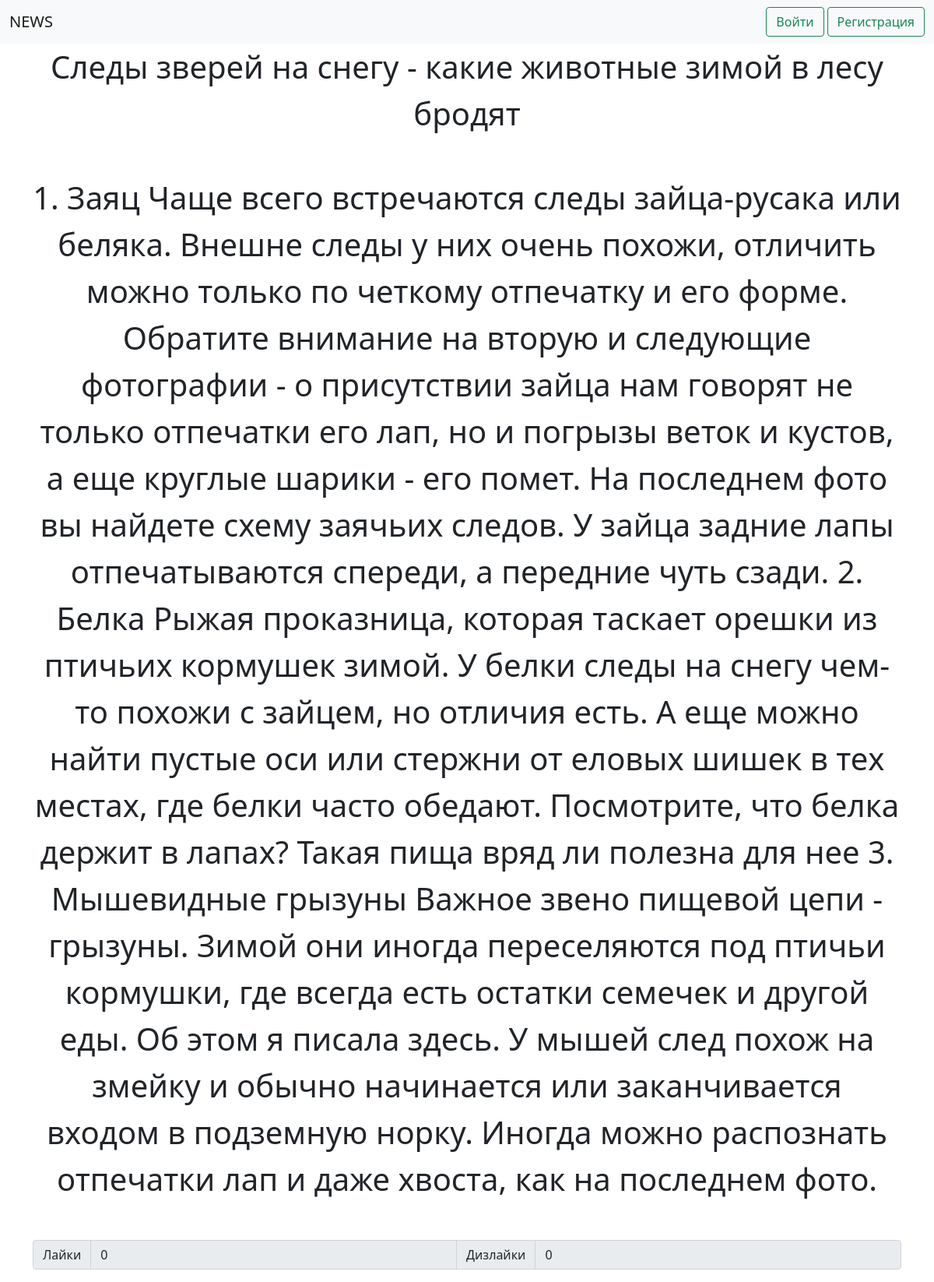
/post/post.php?postId=2, run on the app's committed database.
### tables this page shows
CREATE TABLE posts (
    id INT NOT NULL AUTO_INCREMENT PRIMARY KEY,
    title VARCHAR(100) NOT NULL,
    description VARCHAR(40000) NOT NULL,
    user_id int not null,

    FOREIGN KEY (user_id) REFERENCES users(id) ON DELETE CASCADE
);

### post/post.php (the view, shortened to what this page needs)
<?php require '../layouts/header.php' ?>
<?php
require '../database/database.php';
$postId = null;
if(isset($_GET['postId']) || isset($_POST['input_post_id'])) {
    if(isset($_GET['postId'])) {
        $postId = $_GET['postId'];
    }
    $stmt = $conn->query(
            "
                    select
                        p.id as postId,
                        title,
                        description,
                        (select count(*) from users_posts where users_posts.post_id = p.id and users_posts.type = 'like') as likes_quantity,
                        (select count(*) from users_posts where users_posts.post_id = p.id and users_posts.type = 'dislike') as dislikes_quantity
                    from posts p where id = '$postId'
            ");
    $post = $stmt->fetch();
}
?>
    <div class="container text-center fs-1">
        <div class="mb-5"><?php echo $post['title'] ?></div>
        <div class="mb-5"><?php echo $post['description'] ?></div>
        <div class="input-group mb-3">
            <span class="input-group-text">Лайки</span>
            <input disabled type="text" class="form-control" value="<?php echo $post['likes_quantity'] ?>">
            <span class="input-group-text">Дизлайки</span>
            <input disabled type="text" class="form-control" value="<?php echo $post['dislikes_quantity'] ?>">
        </div>
    </div>
<?php require '../layouts/footer.php' ?>

### data on the page
posts: title "Следы зверей на снегу - какие животные зимой в лесу бродят", description "1. Заяц Чаще всего встречаются следы зайца-русака или беляка. Внешне следы у них очень похожи, отличить можно только по четкому отпечатку и его форме. Обратите внимание на вторую и следующие фотографии - о присутствии зайца нам говорят не только отпечатки его лап, но и погрызы веток и кустов, а еще круглые шарики - его помет. На последнем фото вы найдете схему заячьих следов. У зайца задние лапы отпечатываются спереди, а передние чуть сзади. 2. Белка Рыжая проказница, которая таскает орешки из птичьих кормушек зимой. У белки следы на снегу чем-то похожи с зайцем, но отличия есть. А еще можно найти пустые оси или стержни от еловых шишек в тех местах, где белки часто обедают. Посмотрите, что…"
